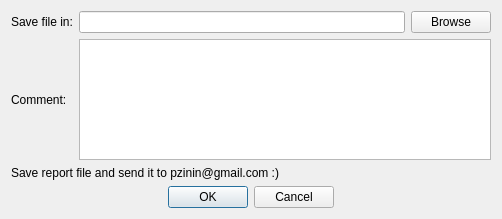
<?xml version="1.0" encoding="UTF-8"?>
<ui version="4.0">
 <class>FeedbackDialog</class>
 <widget class="QDialog" name="FeedbackDialog">
  <property name="geometry">
   <rect>
    <x>0</x>
    <y>0</y>
    <width>502</width>
    <height>219</height>
   </rect>
  </property>
  <property name="windowTitle">
   <string>Provide feedback.</string>
  </property>
  <layout class="QGridLayout" name="gridLayout">
   <item row="4" column="0" colspan="3">
    <widget class="QDialogButtonBox" name="buttonBox">
     <property name="orientation">
      <enum>Qt::Horizontal</enum>
     </property>
     <property name="standardButtons">
      <set>QDialogButtonBox::Cancel|QDialogButtonBox::Ok</set>
     </property>
     <property name="centerButtons">
      <bool>true</bool>
     </property>
    </widget>
   </item>
   <item row="2" column="0">
    <widget class="QLabel" name="label">
     <property name="text">
      <string>Comment:</string>
     </property>
    </widget>
   </item>
   <item row="0" column="0">
    <widget class="QLabel" name="label_2">
     <property name="text">
      <string>Save file in:</string>
     </property>
    </widget>
   </item>
   <item row="0" column="1">
    <widget class="QLineEdit" name="txtSave"/>
   </item>
   <item row="0" column="2">
    <widget class="QPushButton" name="cmdBrowse">
     <property name="text">
      <string>Browse</string>
     </property>
    </widget>
   </item>
   <item row="2" column="1" colspan="2">
    <widget class="QTextEdit" name="txtComment"/>
   </item>
   <item row="3" column="0" colspan="3">
    <widget class="QLabel" name="label_3">
     <property name="text">
      <string>Save report file and send it to pzinin@gmail.com :)</string>
     </property>
    </widget>
   </item>
  </layout>
 </widget>
 <resources/>
 <connections>
  <connection>
   <sender>buttonBox</sender>
   <signal>accepted()</signal>
   <receiver>FeedbackDialog</receiver>
   <slot>accept()</slot>
   <hints>
    <hint type="sourcelabel">
     <x>248</x>
     <y>254</y>
    </hint>
    <hint type="destinationlabel">
     <x>157</x>
     <y>274</y>
    </hint>
   </hints>
  </connection>
  <connection>
   <sender>buttonBox</sender>
   <signal>rejected()</signal>
   <receiver>FeedbackDialog</receiver>
   <slot>reject()</slot>
   <hints>
    <hint type="sourcelabel">
     <x>316</x>
     <y>260</y>
    </hint>
    <hint type="destinationlabel">
     <x>286</x>
     <y>274</y>
    </hint>
   </hints>
  </connection>
 </connections>
</ui>
